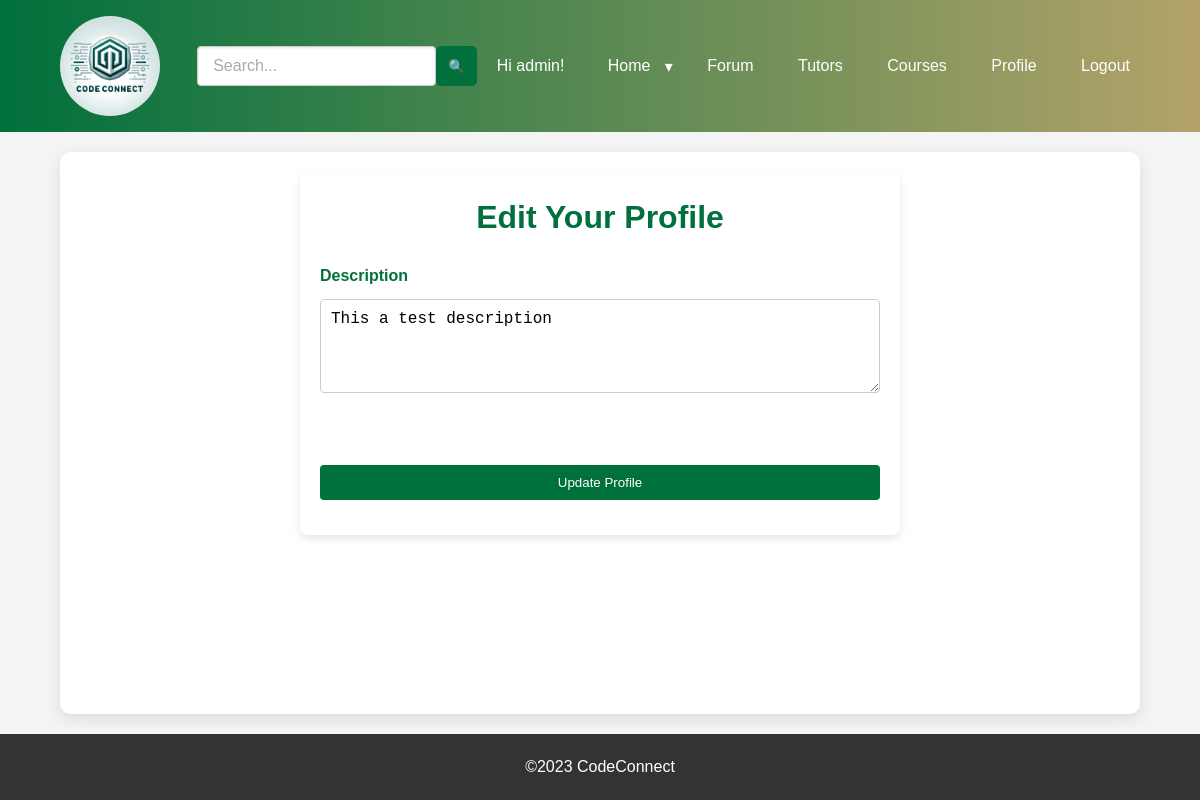
Page /tutoring/edit_tutor_profile (signed in) on the earlier database version.
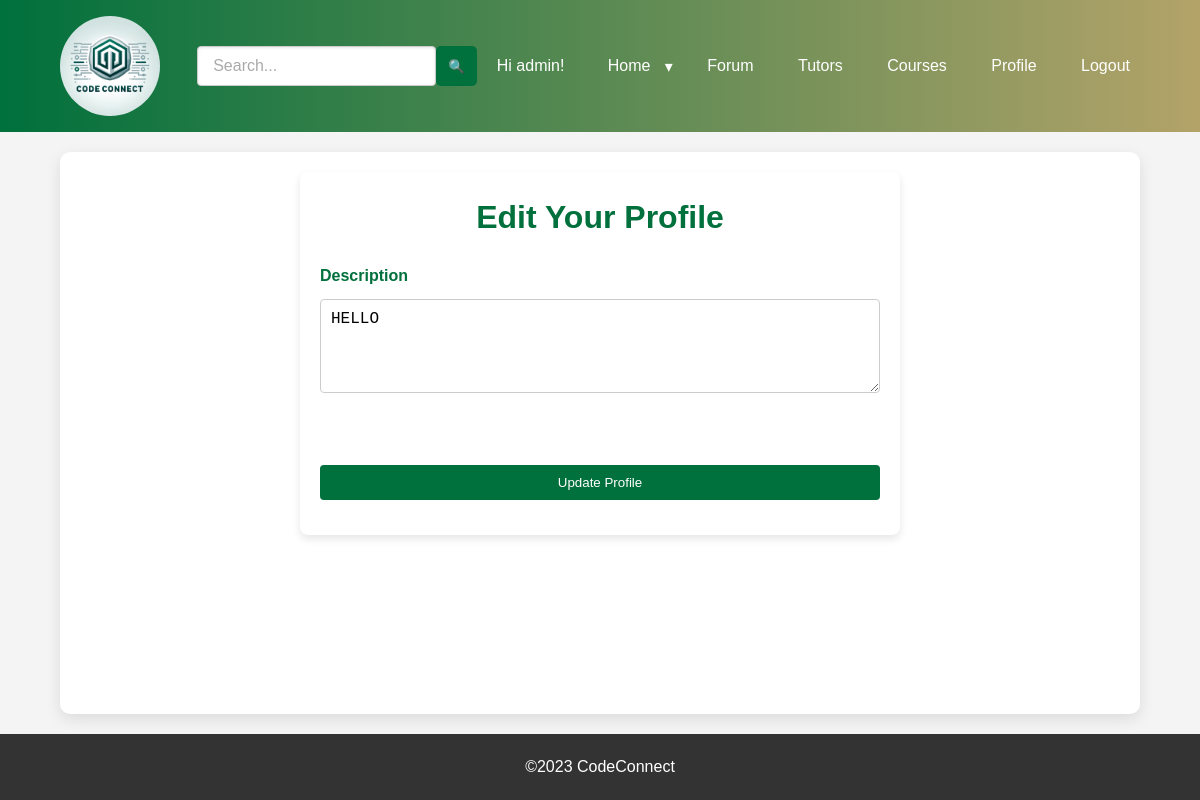
Same page on the later database version.
### app/models.py (models this page shows, shortened)
class User(UserMixin, db.Model):
    id = db.Column(db.Integer, primary_key=True)
    username = db.Column(db.String(64), index=True, unique=True)
    email = db.Column(db.String(120), index=True, unique=True)
    password_hash = db.Column(db.String(128))
    description = db.Column(db.Text, default='')
    profile = db.relationship('Profile', back_populates='user', uselist=False)
    events = db.relationship('Event', back_populates='organizer', lazy='dynamic')
    posts = db.relationship('ForumPost', back_populates='author', lazy='dynamic')
    comments = db.relationship('Comment', back_populates='commenter', lazy='dynamic')
    is_tutor = db.Column(db.Boolean, default=False)  # Indicates if the user is available for tutoring
    sessions = db.relationship('TutoringSession', back_populates='tutor', lazy='dynamic')
    courses = db.relationship('Course', secondary=tutors_courses, back_populates='tutors')
    forums = db.relationship('Forum', back_populates='user', lazy='dynamic')

### app/tutoring/routes.py (the view)
@tutoring.route('/edit_tutor_profile', methods=['GET', 'POST'])
@login_required
def edit_tutor_profile():
    form = EditTutorProfileForm()
    if form.validate_on_submit():
        current_user.description = form.description.data
        db.session.commit()
        flash('Your profile has been updated.')
        return redirect(url_for('tutoring.tutor_profile', tutor_id=current_user.id))
    elif request.method == 'GET':
        form.description.data = current_user.description
    return render_template('tutoring/edit_tutor_profile.html', form=form)

### app/tutoring/forms.py
class EditTutorProfileForm(FlaskForm):
    description = TextAreaField('Description', validators=[Length(max=1000)])
    submit = SubmitField('Update Profile')

### app/__init__.py (called while the page is built)
@login_manager.user_loader
def load_user(user_id):
    return models.User.query.get(int(user_id))

### app/tutoring/templates/tutoring/edit_tutor_profile.html (shortened to what this page needs)
{% extends 'base.html' %}
{% block content %}
<main class="container">
    <div class="edit-profile-container">
        <h1 class="edit-profile-title">Edit Your Profile</h1>
        <form method="post" class="edit-profile-form">
            <div class="form-group">
                {{ form.description.label(class='form-label') }}
                {{ form.description(rows=4, class='form-control') }}
            </div>
            <div class="form-group">
                {{ form.submit(class='submit-button') }}
            </div>
        </form>
    </div>
</main>
{% endblock %}

### app/templates/base.html (shortened to what this page needs)
<!DOCTYPE html>
<html lang="en">
<head>
    <link rel="stylesheet" href="{{ url_for('static', filename='css/styles.css') }}">
</head>
<body>
    <header>
        <nav class="navbar">
            <div class="nav-container">
                <div class="logo-container">
                    <img src="{{ url_for('static', filename='img/CompanyLogo.png') }}" class="logo" alt="Company Logo">
                </div>
                <div class="search-container">
                    <form action="{{ url_for('main.search_results') }}" method="GET" class="search-form">
                        <input type="text" placeholder="Search..." name="query" id="search-input" list="search-results-list" class="search-input">
                        <button type="submit" class="search-button">&#128269;</button>
                    </form>
                </div>
                <ul class="nav-links">
                    {% if current_user.is_authenticated %}
                        <li style="float: left;">Hi {{ current_user.username }}!&nbsp &nbsp</li>
                    {% endif %}
                    <li class="dropdown">
                        <a href="{{ url_for('main.index') }}">Home</a>
                        <button class="dropdown-toggle">&#9662;</button>
                    </li>
                    <li>
                        <a href="{{ url_for('forum.forum_home') }}">Forum</a>
                    </li>
                    <li>
                        <a href="{{ url_for('tutoring.list_tutors') }}">Tutors</a>
                    </li>
                    <li>
                        <a href="{{ url_for('courses.list_courses') }}">Courses</a>
                    </li>
                    {% if current_user.is_authenticated %}
                        <li>
                            <a href="{{ url_for('user.user_profile', user_id=current_user.id) }}">Profile</a>
                        </li>
                        <li>
                            <a href="{{ url_for('auth.logout') }}">Logout</a>
                        </li>
                    {% else %}
                        <li>
                            <a href="{{ url_for('auth.login') }}">Login</a>
                        </li>
                    {% endif %}
                </ul>
            </div>
        </nav>
    </header>
    {% block content %}{% endblock %}
    <footer>
        <p>&copy;2023 CodeConnect</p>
    </footer>
</body>
</html>

Differences in the rows shown:
changed User "admin": description "This a test description" → "HELLO"
